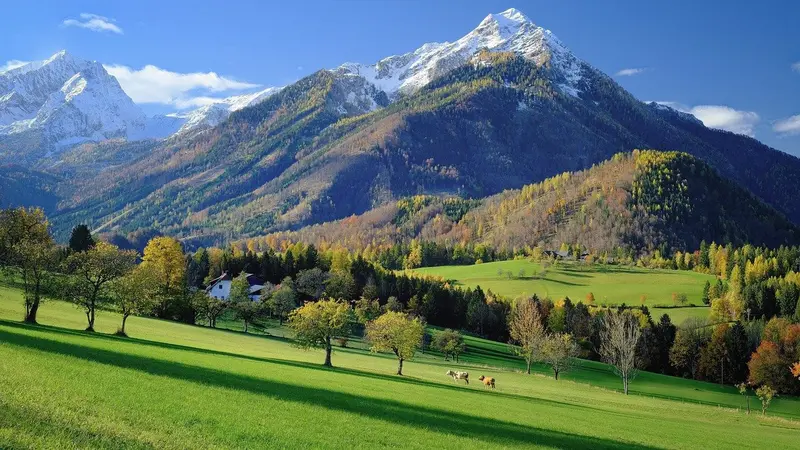
#> input picture Sesi3PCD/View.jpg, 800 x 450 px, found by its file name
$ python PCD-sesi3.py
#> lines starting #> are read from the running program, lines starting #| are printed output that depends on the picture
import imageio.v3 as iio
import numpy as np
import matplotlib.pyplot as plt

img = iio.imread('E:\\Data Alya\\Sem 5\\PengolahanCitraDigital\\Sesi3PCD\\View.jpg')
#> img is the input picture: shape (450, 800, 3); mean R, G, B 90.5, 114, 106.7

grayscale = np.dot(img[..., :3], [0.2989, 0.5870, 0.1140])
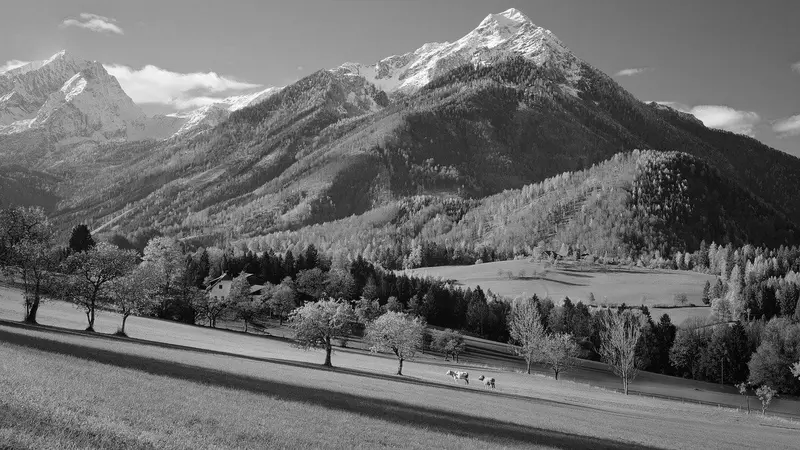
#> grayscale: shape (450, 800) float64; min 0, max 255, mean 106.1

grayscale = np.clip(grayscale, 0, 255).astype(np.uint8)

histogram, bins = np.histogram(grayscale, bins=256, range=(0,256))
#> histogram = 256 values, max 4357 at index 151, min 0 at index 255, mean 1406.2; bins = 257 values from 0 to 256

total_pixel = np.sum(histogram)
#> total_pixel = 360000

dominant_intensity = np.argmax(histogram)
#> dominant_intensity = 151
dominant_pixel_count = histogram[dominant_intensity]
#> dominant_pixel_count = 4357

plt.figure(figsize=(16,5))

plt.subplot(1, 3, 1)
plt.imshow(img)
plt.title("sebelum")

plt.subplot(1, 3, 2)
plt.imshow(grayscale, cmap="gray")
plt.title("sesudah")

plt.subplot(1, 3, 3)
plt.bar(range(256), histogram, width=1, color='gray')
plt.title("Histogram")
plt.xlabel("Intensitas Pixel")
plt.ylabel("Frekuensi")

plt.annotate(f'Intesitas dominan: {dominant_intensity}\n Jumlah piksel:{dominant_pixel_count}',
             xy=(dominant_intensity, dominant_pixel_count),
             xytext=(dominant_intensity+10, dominant_pixel_count),
             arrowprops=dict(facecolor='red', shrink=0.05))

plt.tight_layout()
plt.show()
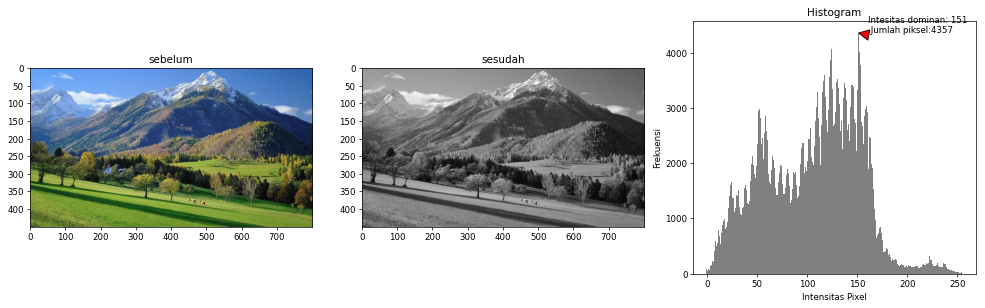
#> figure drawn by matplotlib, 3 panels; panel 3: tallest bar 4357 high, from x = 150.5 to 151.5

print(f"Jumlah total pixel: {total_pixel}")
#| Jumlah total pixel: 360000
print(f"Intensitas dominan: {dominant_intensity} dengan {dominant_pixel_count} piksel")
#| Intensitas dominan: 151 dengan 4357 piksel
